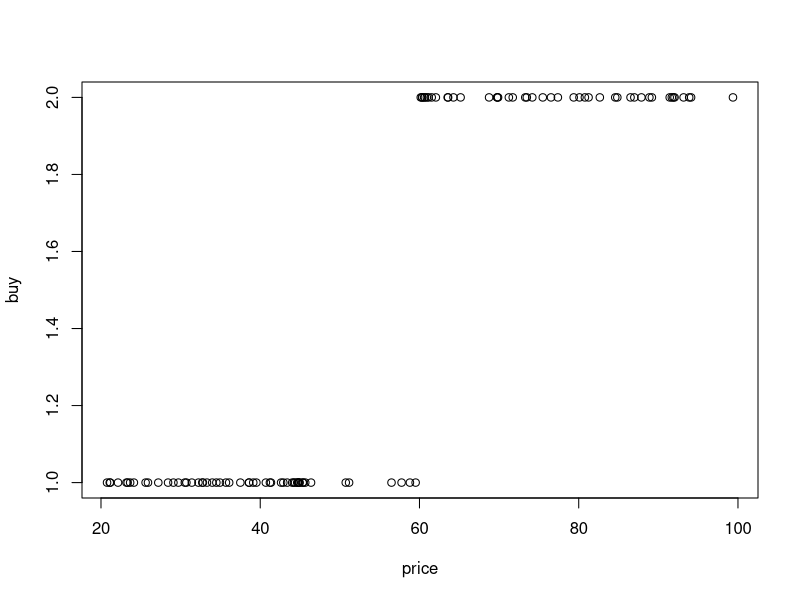
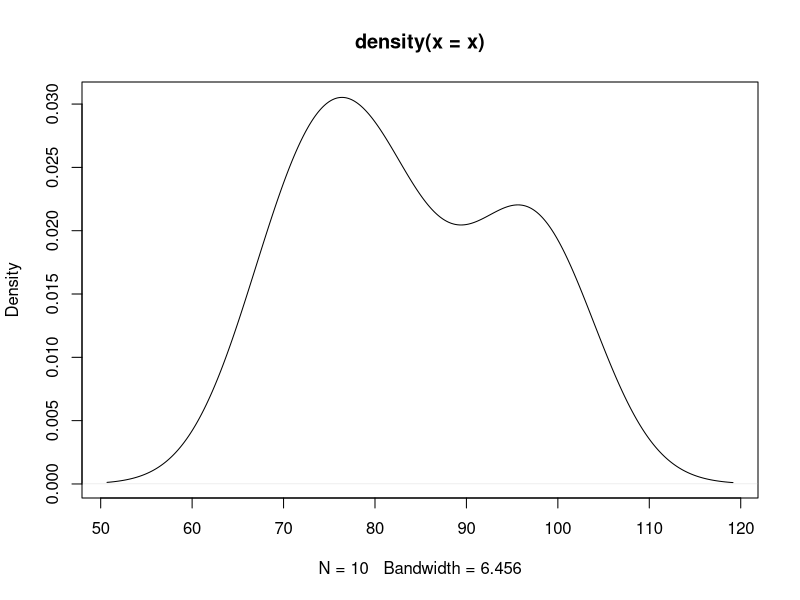

Source code (R) for these figures, in order:
#iima - Day4

#missing values

x = c(1,3, NA)
is.na(x)
sum(is.na(x))

library(VIM)
data(sleep)
summary(sleep)
#analyse the data for missing values



#logistic regression------
#binary classification
set.seed(1234)
(price = sort(runif(100, min=20, max=100)))
(buy = factor(rep(c('Buy','NotBuy'), times=c(55,45))))
purchase = data.frame(price, buy)
head(purchase)
purchase
plot(x=price, y=buy, data=purchase)
str(purchase)
#log regression
log_fit = glm(buy ~ price, data=purchase, family='binomial') 
summary(log_fit)

(ndata1= data.frame(price=c(30,50,70,90,98)))
p1=predict(log_fit, newdata=ndata1, type='response')
?predict
p1
options(scipen=999)
cbind(ndata1, p1)
cbind(ndata1, p1, BUY=ifelse(p1 > .5,'No','Yes'))

#decision trees


#extras
(x = c(1,2,6))
(x = 1:10)
(x = seq(1,100,2))
(x = rnorm(10, mean=60, sd=10))
(x = runif(10, min=60, max=100))
x
sort(x)
plot(density(x))
